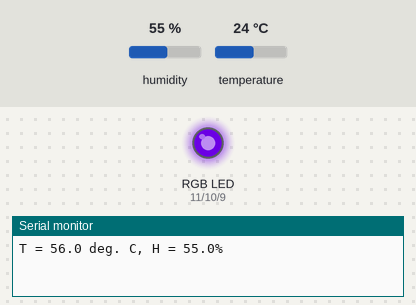
A sketch run on a simulated Arduino Uno, built with avr-gcc and run on an emulated ATmega328P. Shown: an RGB LED mixed from three pins (HIGH = lit), the last lines printed to the serial monitor. The test bench sets the inputs (shaded band); at power-on: temperature 24 °C, humidity 55 %. Dim RGB values are drawn brighter than linear.

Above: at 3.0 s.
3.1 s: temperature set to 12 °C
At 5.5 s:
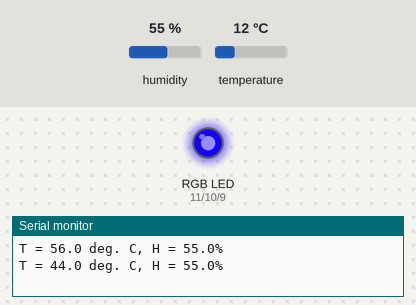
6.0 s: temperature set to 33 °C
At 7.4 s:
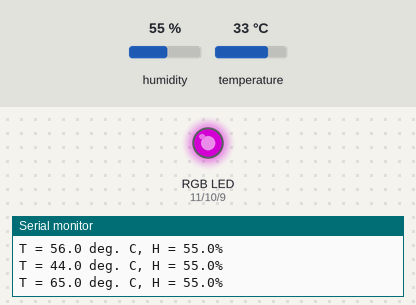
8.3 s: temperature set to 41 °C
At 10.4 s:
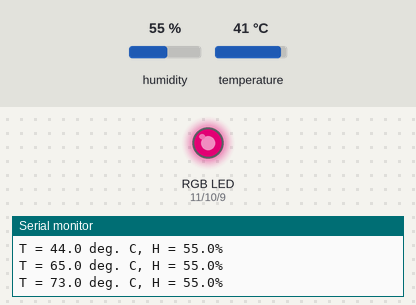
Timing chart, 0 to 11.9 s (numbered marks = the images above; inputs shaded):
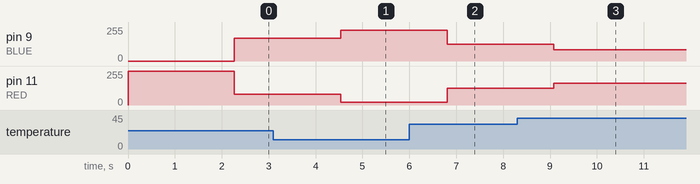

The sketch:

DHT_with_RGB.ino.ino
```cpp
#include <dht_nonblocking.h>
#include <math.h>
#define BLUE 9
#define GREEN 10
#define RED 11

#define DHT_SENSOR_TYPE DHT_TYPE_11
static const int DHT_SENSOR_PIN = 2;
DHT_nonblocking dht_sensor( DHT_SENSOR_PIN, DHT_SENSOR_TYPE );

void setup( )
{
  pinMode(RED, OUTPUT);
  pinMode(GREEN, OUTPUT);
  pinMode(BLUE, OUTPUT);
  digitalWrite(RED, HIGH);
  digitalWrite(GREEN, LOW);
  digitalWrite(BLUE, LOW);
  Serial.begin( 9600);
}

// define variables
int redValue;
int greenValue;
int blueValue;

static bool measure_environment( float *temperature, float *humidity ){
  static unsigned long measurement_timestamp = millis( );
  /* Measure once every four seconds. */
  if ( millis( ) - measurement_timestamp >= 1000ul )
  {
    if ( dht_sensor.measure( temperature, humidity ) == true )
    {
      measurement_timestamp = millis( );
      return ( true );
    }
  }
  return ( false );
}

static void cycle_RGB_colors(){
  #define delayTime 10
  redValue = 255; // choose a value between 1 and 255 to change the color.
  greenValue = 0;
  blueValue = 0;
  for(int i = 0; i < 255; i += 1){
  redValue -= 1;
  greenValue += 1;
  analogWrite(RED, redValue);
  analogWrite(GREEN, greenValue);
  delay(delayTime);}
  redValue = 0;
  greenValue = 255;
  blueValue = 0;
  for(int i = 0; i < 255; i += 1){
  greenValue -= 1;
  blueValue += 1;
  analogWrite(GREEN, greenValue);
  analogWrite(BLUE, blueValue);
  delay(delayTime);}
  redValue = 0;
  greenValue = 0;
  blueValue = 255;
  for(int i = 0; i < 255; i += 1){
  blueValue -= 1;
  redValue += 1;
  analogWrite(BLUE, blueValue);
  analogWrite(RED, redValue);
  delay(delayTime);
  }
}

static void set_RGB_color(float tempF, float humidity){
  redValue =  int(250-(5*(90 - tempF)));
  blueValue = int(5*(90 - tempF));
  // greenValue = ceil(2.5*humidity);
  // analogWrite(GREEN, greenValue);
  analogWrite(BLUE, blueValue);
  analogWrite(RED, redValue);
  Serial.print( "T = " );
  Serial.print( tempF, 1 );
  Serial.print( " deg. C, H = " );
  Serial.print( humidity, 1 );
  Serial.println( "%" );
}

void loop( )
{
  float temperature;
  float humidity;
  if( measure_environment( &temperature, &humidity ) == true )
  {
    float tempF = (temperature * (9/5)) + 32.0;

    set_RGB_color(tempF, humidity);
 }

}
```

Measured:
- after the input at 3.1 s, pin 9 (BLUE): 170/255 → 230/255 after 1.4 s; pin 11 (RED): 80/255 → 20/255 after 1.4 s
- after the input at 6.0 s, pin 9 (BLUE): 230/255 → 125/255 after 0.81 s; pin 11 (RED): 20/255 → 125/255 after 0.81 s
- after the input at 8.3 s, pin 9 (BLUE): 125/255 → 85/255 after 0.78 s; pin 11 (RED): 125/255 → 165/255 after 0.78 s
